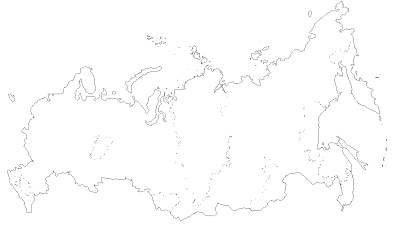
#> input picture russia/russia.png, 400 x 230 px
$ jupyter execute mink_dim_russia.ipynb
#> lines starting #> are read from the running program, lines starting #| are printed output that depends on the picture
[cell 1]
# Пакеты
import numpy as np
import matplotlib.pyplot as plt
from PIL import Image, ImageEnhance

[cell 2]
# Импорт изображения фрактала
img_l = Image.open("russia.png")
#> img_l is the input picture: PIL image 400x230 RGBA; mean R, G, B, A 252.9, 252.9, 252.9, 255
scale_factor = 2
new_width = int(img_l.width * scale_factor)
#> new_width = 800
new_height = int(img_l.height * scale_factor)
#> new_height = 460
img_k = img_l.resize((new_width, new_height))
img_k

[cell 3]
# Изменение контраста
enhancer = ImageEnhance.Contrast(img_k)
img_high_contrast = enhancer.enhance(5)
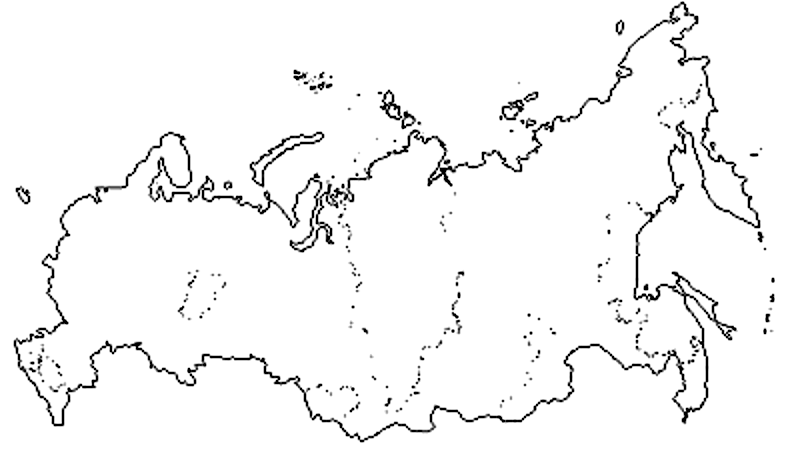
#> img_high_contrast: PIL image 800x460 RGBA; mean R, G, B, A 245.5, 245.5, 245.5, 255
img_high_contrast

[cell 4]
img = Image.open("ru.png")
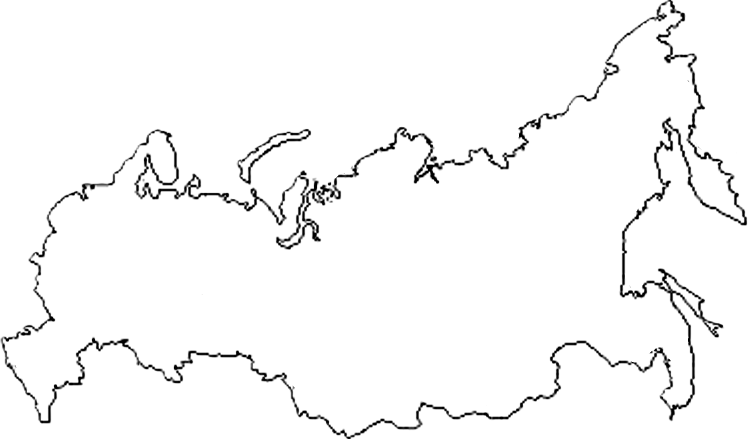
#> input picture russia/ru.png, 1497 x 878 px (shown at 1/2 size)
#> img is the input picture: PIL image 1497x878 RGBA; mean R, G, B, A 247.3, 247.3, 247.3, 255
img

[cell 5]
#увеличим размер изображения
scale_factor = 2
new_width = int(img.width * scale_factor)
#> new_width = 2994
new_height = int(img.height * scale_factor)
#> new_height = 1756
img_n = img.resize((new_width, new_height))
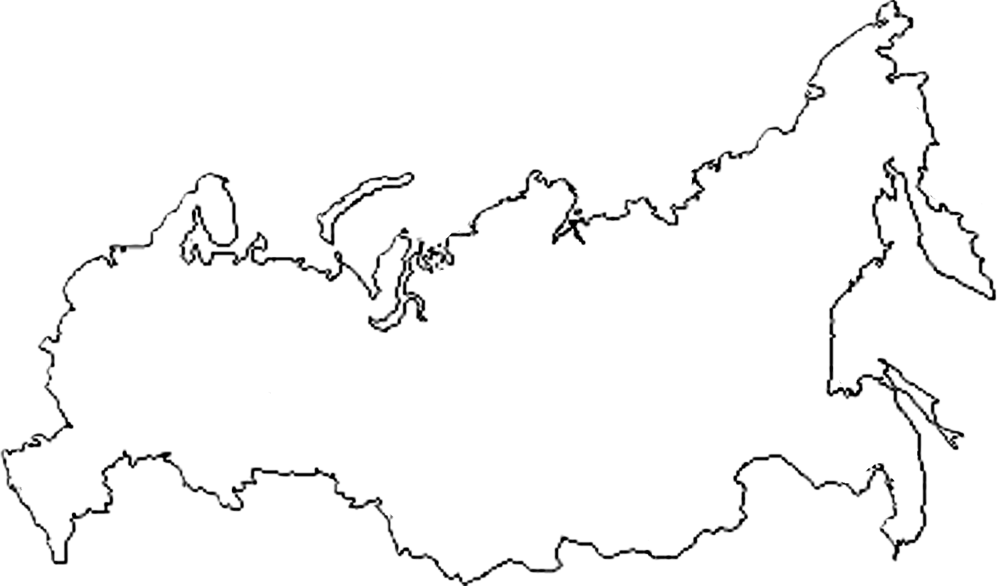
#> img_n: PIL image 2994x1756 RGBA (shown at 1/3 size); mean R, G, B, A 247.3, 247.3, 247.3, 255

# Берем массив из изображения
img_array = np.asarray(img_n)

[cell 6]
# Размеры изображения в пикселях
img_array.shape
#> Out = (1756, 2994, 4)

[cell 7]
fig,axs = plt.subplots(1,figsize=(15,5))

# Наложение изображения
axs.imshow(img_array, cmap='gray')

# Настройка шага сетки
varepsilon = 200

x_ticks = np.arange(0, img_array.shape[1], varepsilon)
y_ticks = np.arange(0, img_array.shape[0], varepsilon)

axs.set_xticks(x_ticks)
axs.set_yticks(y_ticks)

axs.grid(color='black', linestyle='-', linewidth=1)

plt.show()


# Пример крупной сетки
fig1,axs = plt.subplots(1,figsize=(15,5))
axs.imshow(img_array, cmap='gray')
varepsilon = 500

x_ticks = np.arange(0, img_array.shape[1], varepsilon)
#> x_ticks = [0, 500, 1000, 1500, 2000, 2500]
y_ticks = np.arange(0, img_array.shape[0], varepsilon)
#> y_ticks = [0, 500, 1000, 1500]

axs.set_xticks(x_ticks)
axs.set_yticks(y_ticks)

axs.grid(color='black', linestyle='-', linewidth=1)

plt.show()

[cell 8]
# Подсчет толщины линии
black_height = 10**9
current_height = 0

for x_coordinate in range(0, img_array.shape[1], 10):  # Итерируем по каждому столбцу
    column = img_array[:, x_coordinate]

    # Порог для темных пикселей (можно регулировать)
    threshold = 50  # Порог для "черных" пикселей

    # Индексы строк, где есть черные пиксели
    black_pixel_indices = np.where(column < threshold)[0]
    black_pixel_indices = np.unique(black_pixel_indices)

    # Переменная для подсчета максимальной высоты подряд идущих черных пикселей
    for i in range(1, len(black_pixel_indices)):
        if black_pixel_indices[i] == black_pixel_indices[i-1] + 1:  # Если подряд
            current_height += 1

    current_height += 1
    black_height = min(black_height, current_height)
    current_height = 1
#> this loop made 300 passes
#> black_pixel_indices on passes 9, 10, 15: [1516, 1517, 1518, 1519, 1520, 1521, 1522, 1523, 1524], [1331, 1332, 1333, 1334, 1335, 1336, 1337, 1338, 1339, 1340], [1052, 1053, 1054, 1055, 1056, 1057, 1316, 1317]


if black_height == 10**9:
    black_height = 1

black_height

[cell 9]
varepsilon = 80
cell_count = 0
threshold = black_height

for i in range(0, img_array.shape[0], varepsilon):
    for j in range(0, img_array.shape[1], varepsilon):
        # Определяем текущую ячейку
        cell = img_array[i:i+varepsilon, j:j+varepsilon]

        # Определяем не белые пиксели
        black_pixels = np.sum(cell < 50)/3 # Делим на 3, так как убираем учет трех цветов RGB

        # Если не белых пикселей больше порога, учитываем ячейку
        if black_pixels > threshold/2*varepsilon:
           cell_count += 1

        black_pixels = 0
#> after the loop, cell_count = 203

cell_count
#> Out = 203

[cell 10]
varepsilon_array = np.arange(black_height+1, 150, 1)
N_array = []

for e in varepsilon_array:
    cell_count = 0
    threshold = black_height

    for i in range(0, img_array.shape[0], e):
        for j in range(0, img_array.shape[1], e):
            cell = img_array[i:i+e, j:j+e]

            black_pixels = np.sum(cell < 50)/3

            if black_pixels > threshold/2*e:
               cell_count += 1

    N_array.append(cell_count)
#> after the loop, N_array = 148 values, max 24793 at index 0, min 92 at index 147, mean 826.9

[cell 11]
# Создание массивов для построения графика
log_1_e = np.array([np.log(1/e) for e in varepsilon_array])
log_N = np.array([np.log(n) for n in N_array])
#> log_N = 148 values, max 10.12 at index 0, min 4.52 at index 147, mean 5.73

[cell 12]
plt.errorbar(log_1_e, log_N, fmt='o', capsize=1, linestyle='none', markersize=5,)

coefficients, cov = np.polyfit(log_1_e, log_N, 1, cov=True)
#> coefficients = [1.24, 10.74]; cov = [[1.1e-05, 4.47e-05], [4.47e-05, 0.00019]]
polynomial = np.poly1d(coefficients)
fit_values = polynomial(log_1_e)
#> fit_values = 148 values, max 9.88 at index 0, min 4.55 at index 147, mean 5.73
slope = round(np.sqrt(cov[0][0]), 5)
#> slope = 0.00332
plt.plot(log_1_e, fit_values)
k = coefficients[0]
#> k = 1.24
b = coefficients[1]
#> b = 10.74

plt.xlabel(r"$\log{1/\varepsilon}$")
plt.ylabel(r"$\log{N}$")
plt.show()
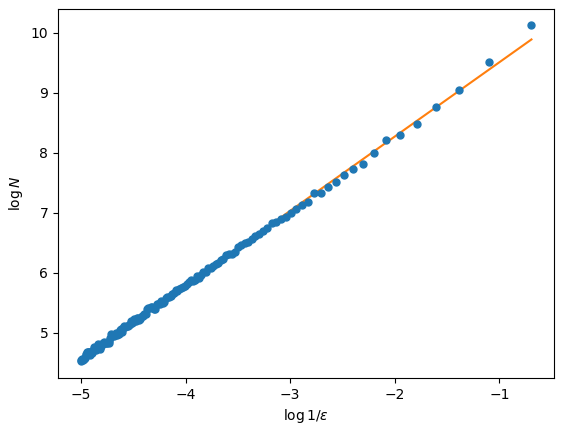
#> figure drawn by matplotlib, 1 panel

print(f"k = {k:.2f}")
#| k = 1.24

[cell 13]
N_2 = np.array([np.e**(k*np.log(1/varep) + b) for varep in varepsilon_array])
#> N_2 = 148 values, max 19617.6 at index 0, min 94.67 at index 147, mean 788.7

L_real = 10 #тыс км
l_graphics = 2994 #количество пикселей в длине изображения
alpha = L_real/l_graphics

L_2 = N_2 * alpha
#> L_2 = 148 values, max 65.52 at index 0, min 0.316 at index 147, mean 2.63

plt.errorbar(varepsilon_array*alpha*1000, L_2, fmt='o', capsize=1, linestyle='none', markersize=5,)
plt.plot(varepsilon_array*alpha*1000, L_2)
plt.xlabel(r'Длина шага, км')
plt.ylabel(r'Длина границы, $10^3$ км')
plt.show()
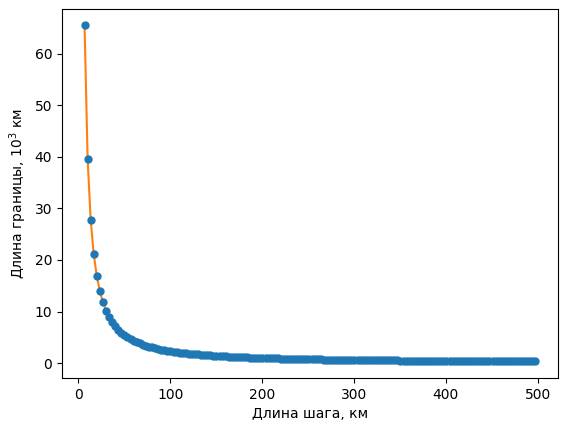
#> figure drawn by matplotlib, 1 panel; curve peaks at x = 6.68, y = 65.52; curve peaks at x = 6.68, y = 65.52

varep = black_height + 1
log_N = k*np.log(1/varep) + b
#> log_N = 9.88
N = np.e**log_N
#> N = 19617.6
L = N * alpha
#> L = 65.52
round(L, 2)
#> Out = 65.52
